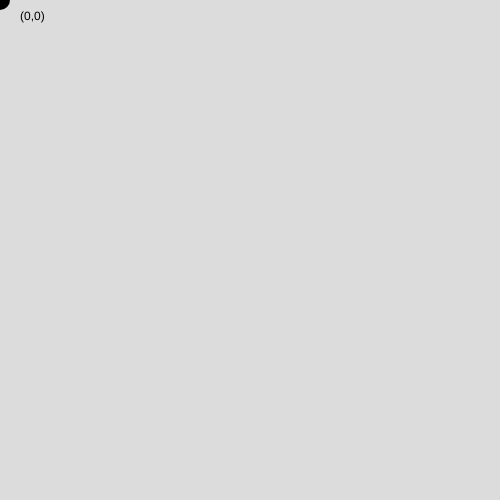
Frame 1 (no input)
Frame 60 (no input): identical to frame 1, image omitted
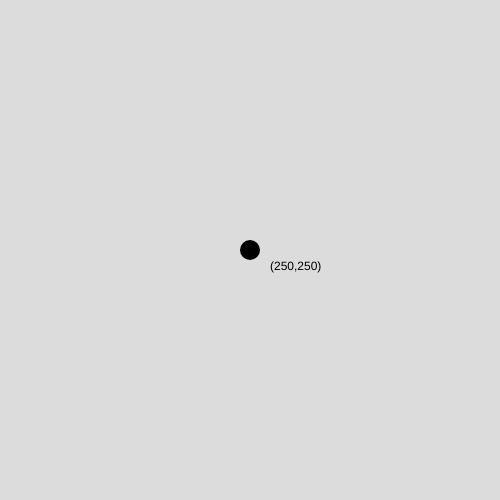
Frame 120 (the mouse pressed at the canvas centre since frame 60)

The p5.js sketch that drew these frames (run headless with seeded random() and noise() and a simulated clock; from frame 60 on, the mouse is pressed at the canvas centre):

// p5.js sketch
// ── sketch.js
function setup() {
  createCanvas(500, 500);
}

function draw() {
  background(220);
  strokeWeight(20);
  //point(250, 250);

  point(mouseX, mouseY);

  text("(" + mouseX + "," + mouseY + ")", mouseX + 20, mouseY + 20);
}
